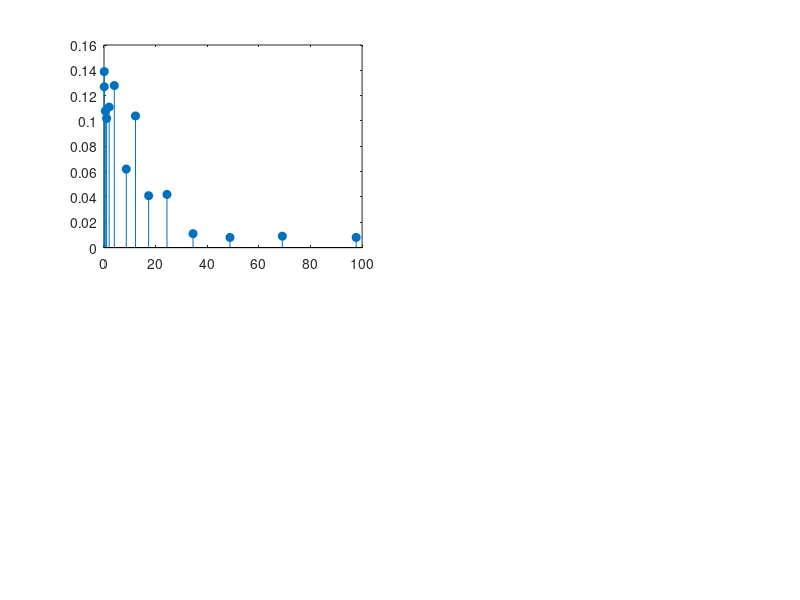

Recreate this plot in MATLAB. (Note: this script raises an error after producing the figure.)
%
% -------------------------------------------------------------------------
% load and plot particle size distribution [PSD] data for milled feedstocks
% -------------------------------------------------------------------------
%
% -------------------------------------------------------------------------
addpath('input/psd/');
% -------------------------------------------------------------------------
load('renforth.mat');    % doi:10.1016/j.ijggc.2012.06.011
load('cepurtis.mat');    % doi:10.1016/j.apt.2016.11.018
% -------------------------------------------------------------------------
%
% -------------------------------------------------------------------------
subplot(2,2,1);
% -------------------------------------------------------------------------
h=stem(um_renforth,f_renforth./100,'filled');
h.Color='k';
h.MarkerFaceColor = 'k';
h.MarkerEdgeColor = 'k';
h.LineWidth = 1.5;
% -------------------------------------------------------------------------
xlabel('diameter [µm]');
ylabel('f[x]');
% -------------------------------------------------------------------------
box on; grid on;
% -------------------------------------------------------------------------
title('Renforth [2011]');
% -------------------------------------------------------------------------
%
% -------------------------------------------------------------------------
subplot(2,2,2);
% -------------------------------------------------------------------------
h=cdfplot(um_renforth);
h.Color = 'k';
h.LineWidth = 1.5;
% -------------------------------------------------------------------------
xlabel('diameter [µm]');
ylabel('F[x]');
% -------------------------------------------------------------------------
box on; grid on;
% -------------------------------------------------------------------------
%
% -------------------------------------------------------------------------
subplot(2,2,3);
% -------------------------------------------------------------------------
h=stem(um_cepurtis,f_cepurtis./100,'filled');
h.Color='k';
h.MarkerFaceColor = 'k';
h.MarkerEdgeColor = 'k';
h.LineWidth = 1.5;
% -------------------------------------------------------------------------
xlabel('diameter [µm]');
ylabel('f[x]');
% -------------------------------------------------------------------------
box on; grid on;
% -------------------------------------------------------------------------
title('Cepurtis [2017]');
% -------------------------------------------------------------------------
%
% -------------------------------------------------------------------------
subplot(2,2,4);
% -------------------------------------------------------------------------
h=cdfplot(um_cepurtis);
h.Color = 'k';
h.LineWidth = 1.5;
% -------------------------------------------------------------------------
xlabel('diameter [µm]');
ylabel('F[x]');
% -------------------------------------------------------------------------
box on; grid on;
% -------------------------------------------------------------------------
%